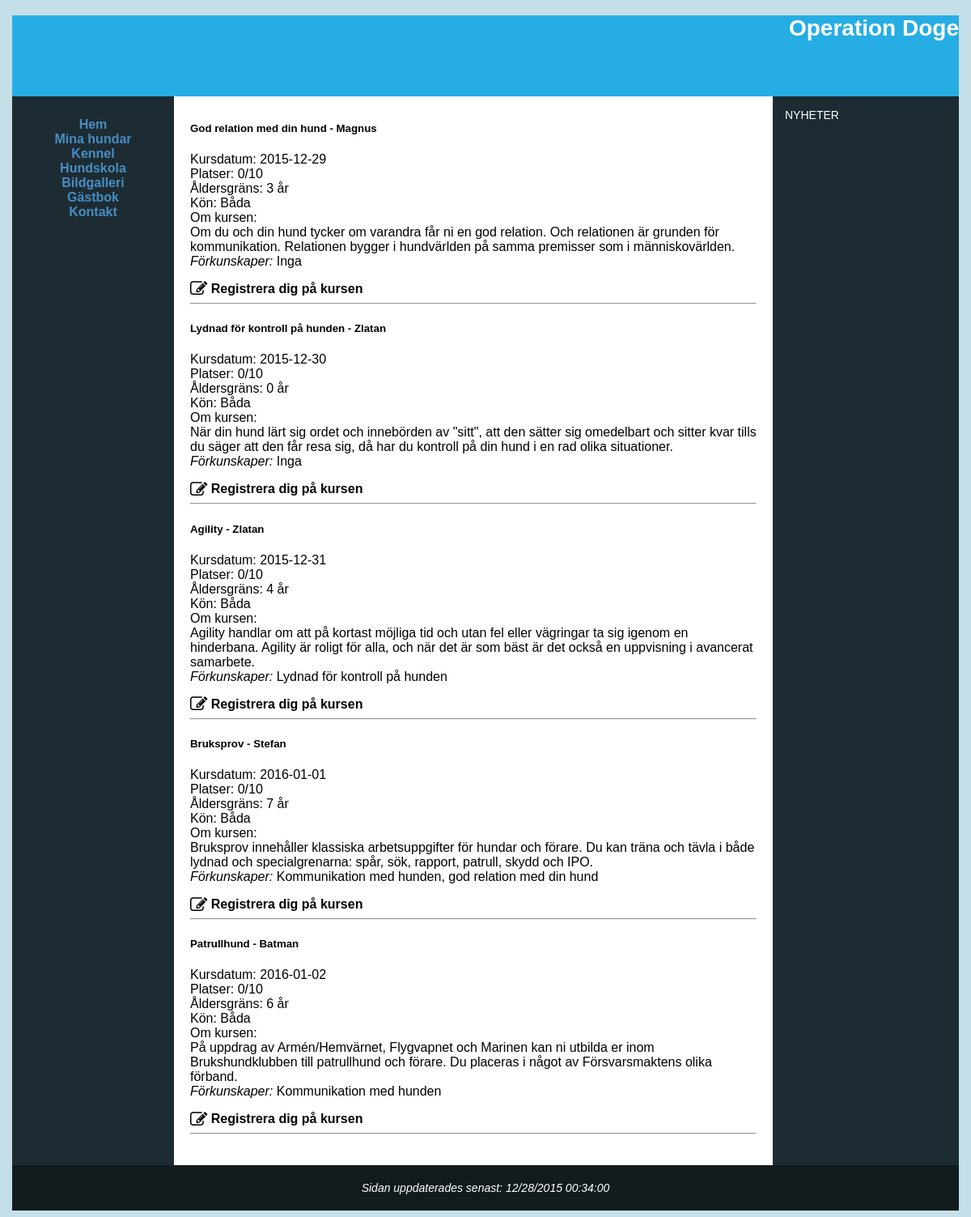
Page /school.php on the committed database.
### tables this page shows
CREATE TABLE DogCourse (
    `CourseName` varchar(255) NOT NULL,
    `CourseTeacher` varchar(255) NOT NULL,
    `CourseDate` date NOT NULL,
    `AgeOfDog` int,
    `Gender` varchar(255),
    `PriorKnowledge` varchar(255),
    `CourseText` varchar(255),
    PRIMARY KEY (`CourseName`, `CourseTeacher`, `CourseDate`)
);

### data/dbHelper.php (called while the page is built, shortened)
<?php
function result($err, $data){
	return array('err' => $err, 'data' => $data);
}
function createConnection(){
	$localhost = true;
	$db = null;
	if ($localhost){
		$db = new PDO("mysql:host=127.0.0.1;dbname=OperationDoge;charset=utf8mb4;", "root", "root");
	} else {
		$db = new PDO("mysql:host=mysqlsemi1.space2u.com;dbname=d36234_db6;", "d36234-db6", "jn9MGrOC");
	}
	$db->setAttribute( PDO::ATTR_ERRMODE, PDO::ERRMODE_EXCEPTION);
	return $db;
}
function createStatement($conn, $q, $p){
	$statement = $conn->prepare($q);
	$statement->setFetchMode(PDO::FETCH_ASSOC);
	return $statement;
}
function fetchAll($statement){
	return $statement->fetchAll();
}
function query($q, $p = NULL, $single = false){
	$err = null;
	$data = null;
	try {
		$conn = createConnection();
		$statement = createStatement($conn, $q, $p);
		$statement->execute($p);
		$data = ($single ? fetch($statement) : fetchAll($statement));
	} catch(PDOException $e){
		$err = $e;
	}
	return result($err, $data);
}
?>

### school.php (the view, shortened to what this page needs)
<?php
include_once 'header.php';
include_once 'aside.php';
?>
<?php
	if (isset($_POST['submit-regToCourse'])){
		if (strlen($_POST['dogName']) > 0 &&
		 	strlen($_POST['ownerName']) > 0 &&
		 	strlen($_POST['dogAge']) > 0 &&
		 	strlen($_POST['dogGender']) > 0 &&
		 	strlen($_POST['courseName']) > 0 &&
		 	strlen($_POST['courseTeacher']) > 0 &&
		 	strlen($_POST['courseDate']) > 9){
			$result = query('SELECT * FROM ComingCourses WHERE CourseName = :courseName AND CourseTeacher = :courseTeacher AND CourseDate = :courseDate',
				array(
					':courseName' => $_POST['courseName'],
					':courseTeacher' => $_POST['courseTeacher'],
					':courseDate' => $_POST['courseDate']
				)
			);
			if ($result['err'] == null){
				if (count($result['data']) > 0){
					$data = $result['data'];
					$foundCourse = $data[0];
					if ($foundCourse['AgeOfDog'] > $_POST['dogAge']){ $submitError = 'Kursen kräver att din hund är äldre'; }
					if (!$foundCourse['Gender'] && $foundCourse['Gender'] != $_POST['dogGender']){ $submitError = 'Kursen tar ej emot hundar av angivet kön'; }
					if (!isset($_POST['reserveSpot']) && $foundCourse['Participants'] >= 10){ $submitError = 'Kursplatserna hann ta slut, gör anmälan igen om du vill registera dig för en reservplats. Annars kan du gå tillbaka och se övriga kurser.'; }
					if (!isset($submitError)){
						$insertResult = nonquery('INSERT INTO Participant(DogName, OwnerName, AgeOfDog, Gender, ExtraInfo, DogCourse_CourseName, DogCourse_CourseTeacher, DogCourse_CourseDate) values(:dogName, :ownerName, :ageOfDog, :gender, :extraInfo, :courseName, :courseTeacher, :courseDate)',
							array(
								':dogName' => $_POST['dogName'],
								':ownerName' => $_POST['ownerName'],
								':ageOfDog' => $_POST['dogAge'],
								':gender' => $_POST['dogGender'],
								':extraInfo' => $_POST['extraInfo'],
								':courseName' => $_POST['courseName'],
								':courseTeacher' => $_POST['courseTeacher'],
								':courseDate' => $_POST['courseDate']
							)
						);
						if ($insertResult['err'] == null){
							$submitSuccess = 'Grattis ' . $_POST['ownerName']. '! Du är nu registrerad på kursen ' . $_POST['courseName'] . ' med läraren ' . $_POST['courseTeacher'] . ' den ' . $_POST['courseDate'] . ' med din hund ' . $_POST['dogName'];
						} else { $submitError = $insertResult['err']; }
					}
				} else { $submitError = 'Den kurs du försöker registerar dig till finns inte!'; }
			} else { $submitError = 'Problem med att hitta kursen, prova igen!'; }
		} else { $submitError = 'Saknar värden, fyll i igen!'; }
	} else {
		$result = query('SELECT * FROM ComingCourses');
		if ($result['err'] == null){ $courses = $result['data']; }
		else { $coursesError = "Gick inte att läsa kommande kurser"; }
	}
?>
<main>
	<div class="container">
		<?php
			if (isset($courses)){
				foreach($courses as $key => $c){
					$tempGender = $c['Gender'];
					if ($tempGender == 'F'){
						$tempGender = 'Tik';
					} else if ($tempGender == 'M'){
						$tempGender = 'Hane';
					} else {
						$tempGender = 'Båda';
					}
					echo
						'<div class="row">' .
						'<div class="twelve columns">' .
						'<h5 class="courseInfoHeader">'. $c['CourseName'] .' - '. $c['CourseTeacher'] . '</h5>' .
						'<label>Kursdatum: <span class="label-value course-date">' . $c['CourseDate'] . '</span></label>' .
						'<label>Platser: <span class="label-value"><span class="numOfParticipants">' . $c['Participants'] . '</span>/10</span></label>' .
						'<label>Åldersgräns: <span class="label-value">' . $c['AgeOfDog'] . ' år</span></label>' .
						'<label>Kön: <span class="label-value">' . $tempGender . '</span></label>' .
						'<label>Om kursen: </label>' .
						'<p>' . $c['CourseText'] . '<br><i>Förkunskaper: </i>' . $c['PriorKnowledge'] .'</p>' .
						'<span class="reg-course" id="course'. $key .'"><i class="fa fa-pencil-square-o fa-lg"></i><b> Registrera dig på kursen </b></span>' .
						'</div>' .
						'</div>' .
						'<hr>';
				}
			}
		?>
	</div>
</main>
<?php
include_once 'footer.php';
?>

### header.php (shortened to what this page needs)
<?php
    include_once 'data/dbHelper.php';
?>
<!DOCTYPE html>
<head>
    <link rel="stylesheet" href="css/style.css">
    <link rel="stylesheet" type="text/css" href="https://cdnjs.cloudflare.com/ajax/libs/skeleton/2.0.4/skeleton.css" />
    <link rel="stylesheet" type="text/css" media="all" href="css/jquery.fancybox.css">
    <link rel="stylesheet" href="https://maxcdn.bootstrapcdn.com/font-awesome/4.5.0/css/font-awesome.min.css">
    </head>
    <body>
        <div id="wrapper">
            <header>
                <h1>Operation Doge</h1>
            </header>
            <nav>
                <ul>
                    <li><a href="index.php">Hem</a></li>
                    <li><a href="#">Mina hundar</a></li>
                    <li><a href="#">Kennel</a></li>
                    <li><a href="school.php">Hundskola</a></li>
                    <li><a href="gallery.php">Bildgalleri</a></li>
                    <li><a href="forum.php">Gästbok</a></li>
                    <li><a href="contact.php">Kontakt</a></li>
                </ul>
            </nav>

### aside.php (shortened to what this page needs)
<aside>
	<span>NYHETER</span>
</aside>

### footer.php
   <time>
        <div id="updatedTime"></div>
    </time>
   </div>
</body>
</html>

### css/style.css (style rules this page uses)
body { background: #c5dfe9; color: #330000; font-family: "Verdana", "Arial", sans-serif; }
ul li { list-style-type: none; }
#wrapper { background: #1d2c32; min-width: 700px; max-width: 1170px; margin: 0 auto; }
header { background: #26ade4; background-image: url(#); background-repeat: no-repeat; color: #000; text-align: left; margin: 0; height: 100px; background-position: center; }
header h1 { text-align: right; color: #fff; }
nav, main, aside { min-height: 500px; }
header, nav, main, aside, time { display: block; }
h1 { display: block; font-size: 28px !important; font-weight: bold; }
nav { text-align: center; float: left; width: 200px; font-weight: bold; padding-top: 10px; color: #fff; }
nav a { text-decoration: none; padding-bottom: 15px; }
nav a:link { color: #478dc4; }
nav ul { padding-left: 0; list-style-type: none; }
aside { float: right; padding: 15px; font-size: 14px; width: 200px; color: #fff; }
time { background: #111a1d; color: #fff; padding: 20px 0 20px 0; clear: both; font-size: 14px; text-align: center; font-style: italic; }
main { padding: 10px 20px 30px 20px; background: #fff; color: #000; overflow: auto; }
label { float: left; display: block; text-align: right; width: 8em; padding-right: 10px; }
.news-form input, textarea, label { text-align: left; width: 100%; }
.label-value { font-weight: initial; }
.reg-course { cursor:pointer; }

### rows in the picture
dogcourse: CourseName "God relation med din hund", CourseTeacher "Magnus", CourseDate "2015-12-29", Participants "0", AgeOfDog "3", Gender "Båda", CourseText "Om du och din hund tycker om varandra får ni en god relation. Och relationen är grunden för kommunikation. Relationen bygger i hundvärlden på samma premisser som i människovärlden.", PriorKnowledge "Inga"
dogcourse: CourseName "Lydnad för kontroll på hunden", CourseTeacher "Zlatan", CourseDate "2015-12-30", Participants "0", AgeOfDog "0", Gender "Båda", CourseText "När din hund lärt sig ordet och innebörden av \"sitt\", att den sätter sig omedelbart och sitter kvar tills du säger att den får resa sig, då har du kontroll på din hund i en rad olika situationer.", PriorKnowledge "Inga"
dogcourse: CourseName "Agility", CourseTeacher "Zlatan", CourseDate "2015-12-31", Participants "0", AgeOfDog "4", Gender "Båda", CourseText "Agility handlar om att på kortast möjliga tid och utan fel eller vägringar ta sig igenom en hinderbana. Agility är roligt för alla, och när det är som bäst är det också en uppvisning i avancerat samarbete.", PriorKnowledge "Lydnad för kontroll på hunden"
dogcourse: CourseName "Bruksprov", CourseTeacher "Stefan", CourseDate "2016-01-01", Participants "0", AgeOfDog "7", Gender "Båda", CourseText "Bruksprov innehåller klassiska arbetsuppgifter för hundar och förare. Du kan träna och tävla i både lydnad och specialgrenarna: spår, sök, rapport, patrull, skydd och IPO.", PriorKnowledge "Kommunikation med hunden, god relation med din hund"
dogcourse: CourseName "Patrullhund", CourseTeacher "Batman", CourseDate "2016-01-02", Participants "0", AgeOfDog "6", Gender "Båda", CourseText "På uppdrag av Armén/Hemvärnet, Flygvapnet och Marinen kan ni utbilda er inom Brukshundklubben till patrullhund och förare. Du placeras i något av Försvarsmaktens olika förband.", PriorKnowledge "Kommunikation med hunden"
